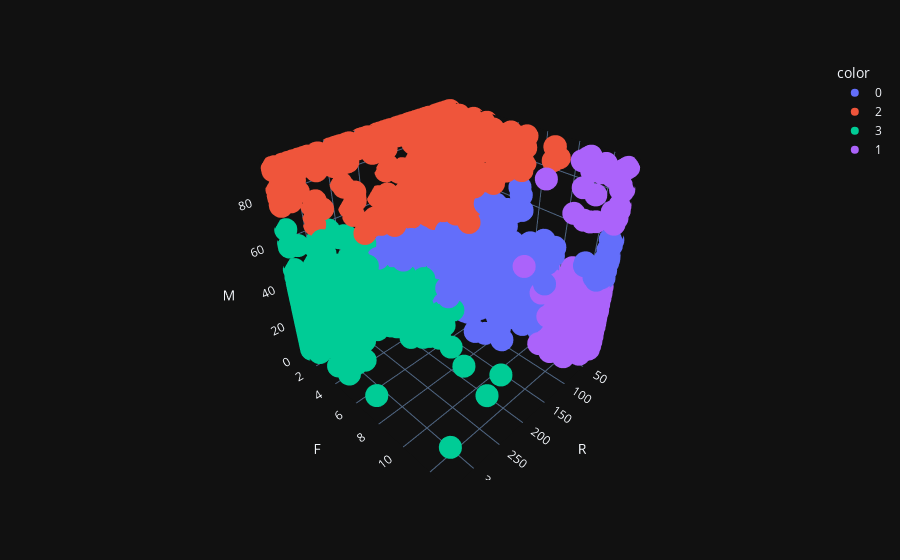

Notebook source saved alongside this figure:
### Code cell
px.scatter_3d(df_rfm_clip, x='R', y='F', z='M', color=hclust_labels.astype(str), template='plotly_dark')

### Figure 1 — Plotly figure (JSON) as saved in the notebook; plotly's stock layout.template omitted (floating-point values rounded to 4 significant figures; data arrays with more than 128 entries replaced by an {"elided": "..."} marker saying what was removed)
{"data": [{"hovertemplate": "color=0<br>R=%{x}<br>F=%{y}<br>M=%{z}<extra></extra>", "legendgroup": "0", "marker": {"color": "#636efa", "symbol": "circle"}, "mode": "markers", "name": "0", "scene": "scene", "showlegend": true, "type": "scatter3d", "x": {"elided": "2535 int values"}, "y": {"elided": "2535 int values"}, "z": {"elided": "2535 float values"}}, {"hovertemplate": "color=2<br>R=%{x}<br>F=%{y}<br>M=%{z}<extra></extra>", "legendgroup": "2", "marker": {"color": "#EF553B", "symbol": "circle"}, "mode": "markers", "name": "2", "scene": "scene", "showlegend": true, "type": "scatter3d", "x": {"elided": "356 int values"}, "y": {"elided": "356 int values"}, "z": {"elided": "356 float values"}}, {"hovertemplate": "color=3<br>R=%{x}<br>F=%{y}<br>M=%{z}<extra></extra>", "legendgroup": "3", "marker": {"color": "#00cc96", "symbol": "circle"}, "mode": "markers", "name": "3", "scene": "scene", "showlegend": true, "type": "scatter3d", "x": {"elided": "1129 int values"}, "y": {"elided": "1129 int values"}, "z": {"elided": "1129 float values"}}, {"hovertemplate": "color=1<br>R=%{x}<br>F=%{y}<br>M=%{z}<extra></extra>", "legendgroup": "1", "marker": {"color": "#ab63fa", "symbol": "circle"}, "mode": "markers", "name": "1", "scene": "scene", "showlegend": true, "type": "scatter3d", "x": {"elided": "316 int values"}, "y": {"elided": "316 int values"}, "z": {"elided": "316 float values"}}], "layout": {"legend": {"title": {"text": "color"}, "tracegroupgap": 0}, "margin": {"t": 60}, "scene": {"domain": {"x": [0, 1], "y": [0, 1]}, "xaxis": {"title": {"text": "R"}}, "yaxis": {"title": {"text": "F"}}, "zaxis": {"title": {"text": "M"}}}}}
